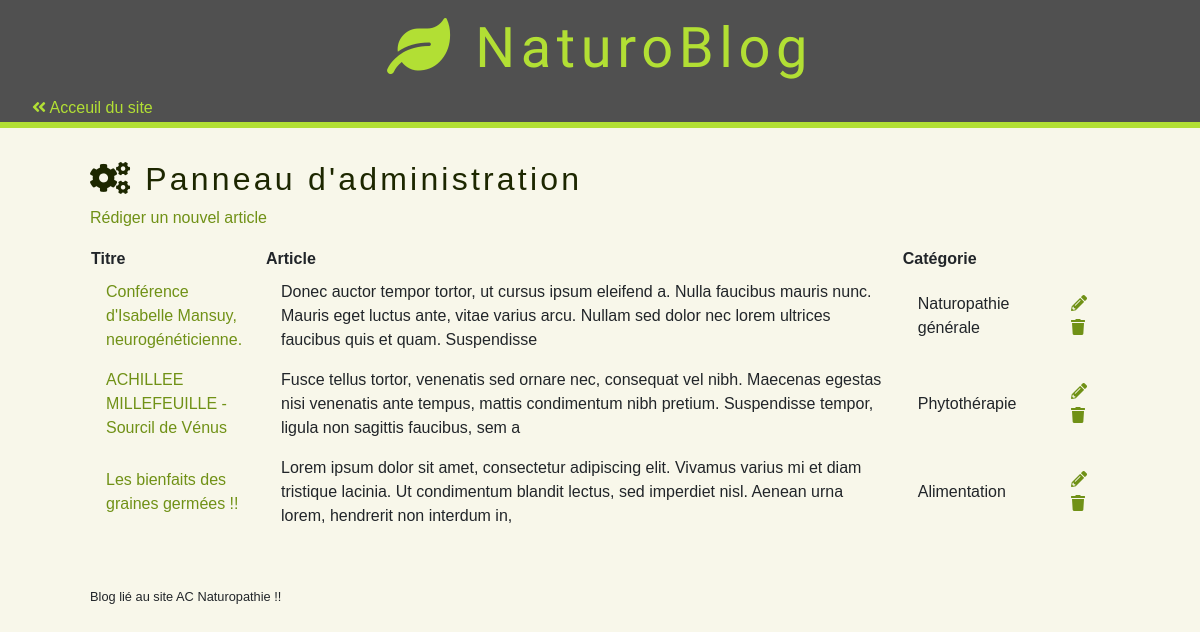
/blog/php/admin.php (signed in), run on the app's committed database.
### tables this page shows
CREATE TABLE `Post` (
  `Id` smallint(5) UNSIGNED NOT NULL,
  `Title` varchar(150) NOT NULL,
  `Content` text NOT NULL,
  `CreationTimestamp` datetime NOT NULL,
  `Category_id` tinyint(3) UNSIGNED NOT NULL
);

CREATE TABLE `Category` (
  `Id` tinyint(3) UNSIGNED NOT NULL,
  `Name` varchar(70) NOT NULL
);

### blog/php/admin.php (called while the page is built, shortened)
<?php
    include '../../php/classes/bdd.class.php';
    $bdd =new BDD();
    $requete =
    '
        SELECT
            Post.Id,
            Title,
            Content,
            CreationTimestamp,
            Category.Name AS Category_Name
        FROM
            Post
        INNER JOIN
            Category
        ON
            Post.Category_Id = Category.Id
        ORDER BY
            CreationTimestamp DESC
    ';
    $posts = $bdd->selectAll($requete,[]);
    include '../templates/layout.phtml';

### php/classes/bdd.class.php (called while the page is built, shortened)
<?php
class BDD {
    private $bdd;
    public function __construct (){
        $this->bdd = new PDO (
            'mysql:host=localhost;
            dbname=SiteNaturo;
            charset=utf8',
            'root',
            'root',
            [
                PDO::ATTR_ERRMODE => PDO::ERRMODE_EXCEPTION,
                PDO::ATTR_DEFAULT_FETCH_MODE => PDO::FETCH_ASSOC
            ]
            );
    }
    public function selectAll(string $sql, array $param = []){
        $requete = $this->bdd->prepare($sql);
        $requete->execute($param);
        return $requete->fetchAll();
    }
}

### blog/vue/admin.phtml (the view)
<h2><i class="fa fa-cogs"></i> Panneau d'administration</h2>
<section class="admin">
    <nav>
        <a href="add_post.php">Rédiger un nouvel article</a>
    </nav>
    <table>
        <thead>
            <tr>
                <th>Titre</th>
                <th>Article</th>
                <th>Catégorie</th>
                <th></th>
            </tr>
        </thead>
        <tbody>
            <?php foreach($posts as $post): ?>
                <tr>
                    <td><a href="show_post.php?id=<?= $post['Id'] ?>" target="_blank"><?= htmlspecialchars($post['Title']) ?></a></td>
                    <td><?= substr(htmlspecialchars($post['Content']), 0, 200) ?></td>
                    <td><?= $post['Category_Name'] ?></td>
                    <td>
                        <a class="edit" href="edit_post.php?id=<?= $post['Id'] ?>"><i class="fas fa-pencil-alt"></i></a>
                        <a class="remove" href="delete_post.php?id=<?= $post['Id'] ?>"><i class="fas fa-trash"></i></a>
                    </td>
                </tr>
            <?php endforeach ?>
        </tbody>
    </table>
</section>

### css/blog-main.css (style rules this page uses)
* { box-sizing: border-box; }
a { text-decoration: none; }

### css/blog-theme.css (style rules this page uses)
h1 a, nav a { color: rgb(178,223,52); transition: all 0.25s; }
body { font-family: Arial, Helvetica, sans-serif; background-color: rgb(248, 247, 234); }
h1, h2 { color: rgb(29, 39, 0); letter-spacing: 0.1em; }
a, section nav a { color: rgb(112, 145, 22); }
.admin table { margin-top: 1rem; }
.admin thead th:first-child { width: 175px; }
.admin tbody td { padding: 0.5rem 1rem; }

### data on the page
post: Title "Conférence d'Isabelle Mansuy, neurogénéticienne.", Content "Donec auctor tempor tortor, ut cursus ipsum eleifend a. Nulla faucibus mauris nunc. Mauris eget luctus ante, vitae varius arcu. Nullam sed dolor nec lorem ultrices faucibus quis et quam. Suspendisse", Category.Name "Naturopathie générale"
post: Title "ACHILLEE MILLEFEUILLE - Sourcil de Vénus", Content "Fusce tellus tortor, venenatis sed ornare nec, consequat vel nibh. Maecenas egestas nisi venenatis ante tempus, mattis condimentum nibh pretium. Suspendisse tempor, ligula non sagittis faucibus, sem a", Category.Name "Phytothérapie"
post: Title "Les bienfaits des graines germées !!", Content "Lorem ipsum dolor sit amet, consectetur adipiscing elit. Vivamus varius mi et diam tristique lacinia. Ut condimentum blandit lectus, sed imperdiet nisl. Aenean urna lorem, hendrerit non interdum in,", Category.Name "Alimentation"
